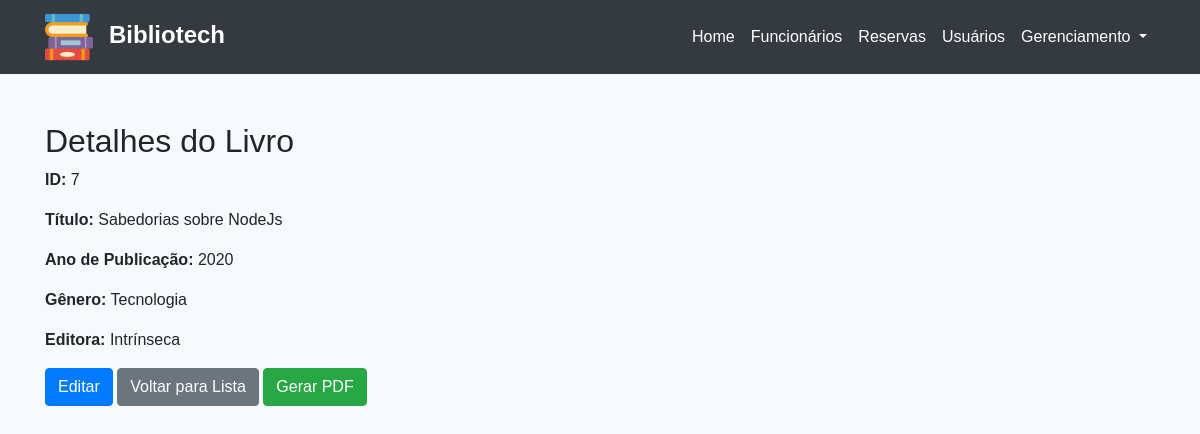
Page /livro/7/ on the committed database.
### appmodelo/models.py (models this page shows)
class Livro(models.Model):
    titulo = models.CharField(max_length=100)
    ano_publicacao = models.IntegerField()
    genero = models.CharField(max_length=50)
    editora = models.CharField(max_length=100)
    autor = models.CharField(max_length=100)
    descricao = models.TextField(max_length=250)
    imagem = models.ImageField(upload_to='imgs/', null=True, blank=True)

### appmodelo/views/LivroViews.py (the view)
# urls.py: path('livro/<int:pk>/', detalhes_livro, name='detalhes_livro'),
def detalhes_livro(request, pk):
    livro = get_object_or_404(Livro, pk=pk)
    return render(request, 'detalhes_livro.html', {'livro': livro})

### appmodelo/templates/detalhes_livro.html
{% extends 'Header.html' %} {% block content %}
<h2>Detalhes do Livro</h2>
<p><strong>ID:</strong> {{ livro.id }}</p>
<p><strong>Título:</strong> {{ livro.titulo }}</p>
<p><strong>Ano de Publicação:</strong> {{ livro.ano_publicacao }}</p>
<p><strong>Gênero:</strong> {{ livro.genero }}</p>
<p><strong>Editora:</strong> {{ livro.editora }}</p>
<a href="{% url 'editar_livro' livro.id %}" class="btn btn-primary">Editar</a>
<a href="{% url 'lista_livros' %}" class="btn btn-secondary"
  >Voltar para Lista</a
>
<a href="{% url 'gerar_pdf_livro' livro.id %}" class="btn btn-success"
  >Gerar PDF</a
>
{% endblock %}

### appmodelo/static/css/style.css (style rules this page uses)
body { background-color: #f8f9fa; font-family: Arial, sans-serif; }

### rows in the picture
Livro: id "7", titulo "Sabedorias sobre NodeJs", ano_publicacao "2020", genero "Tecnologia", editora "Intrínseca"
